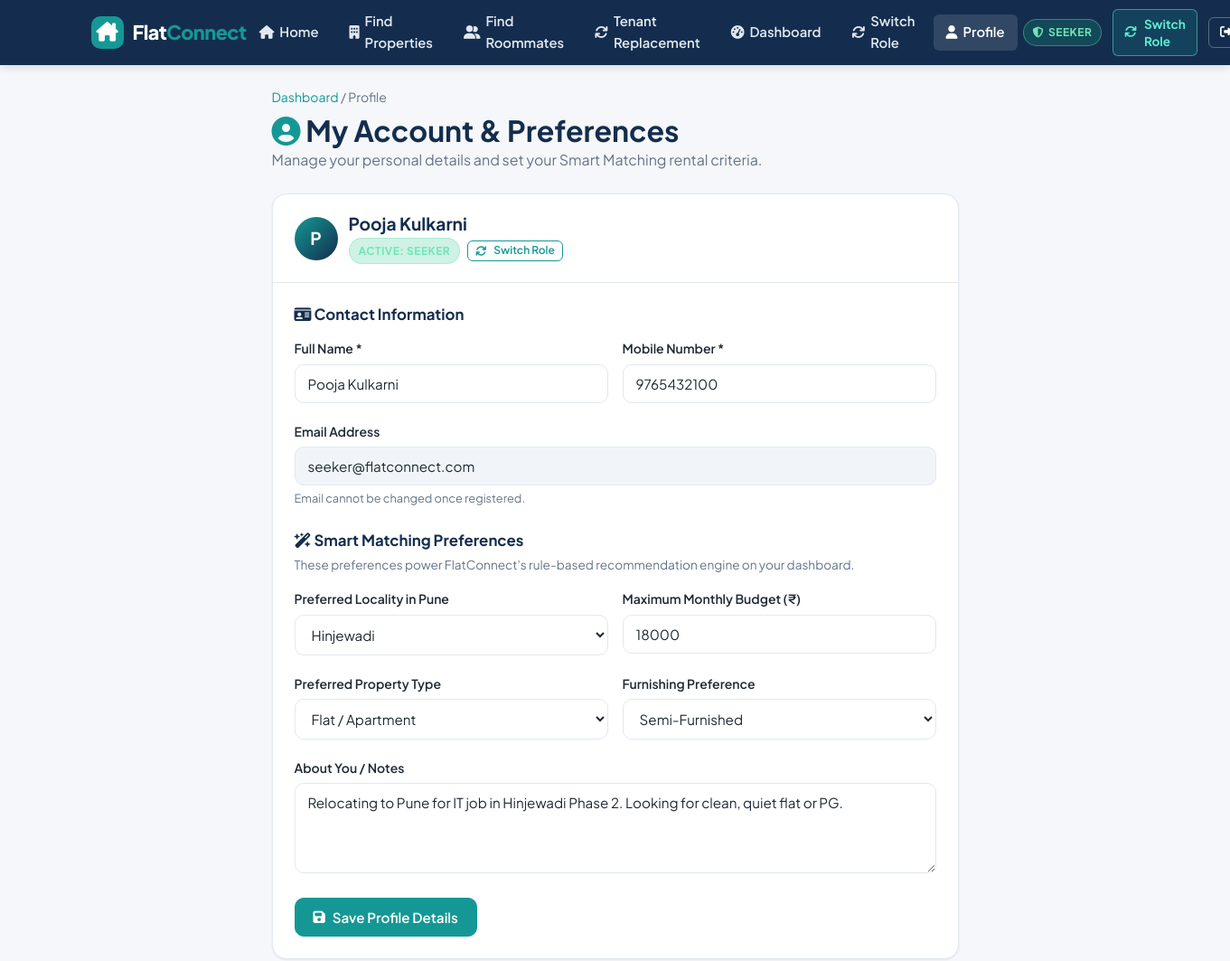
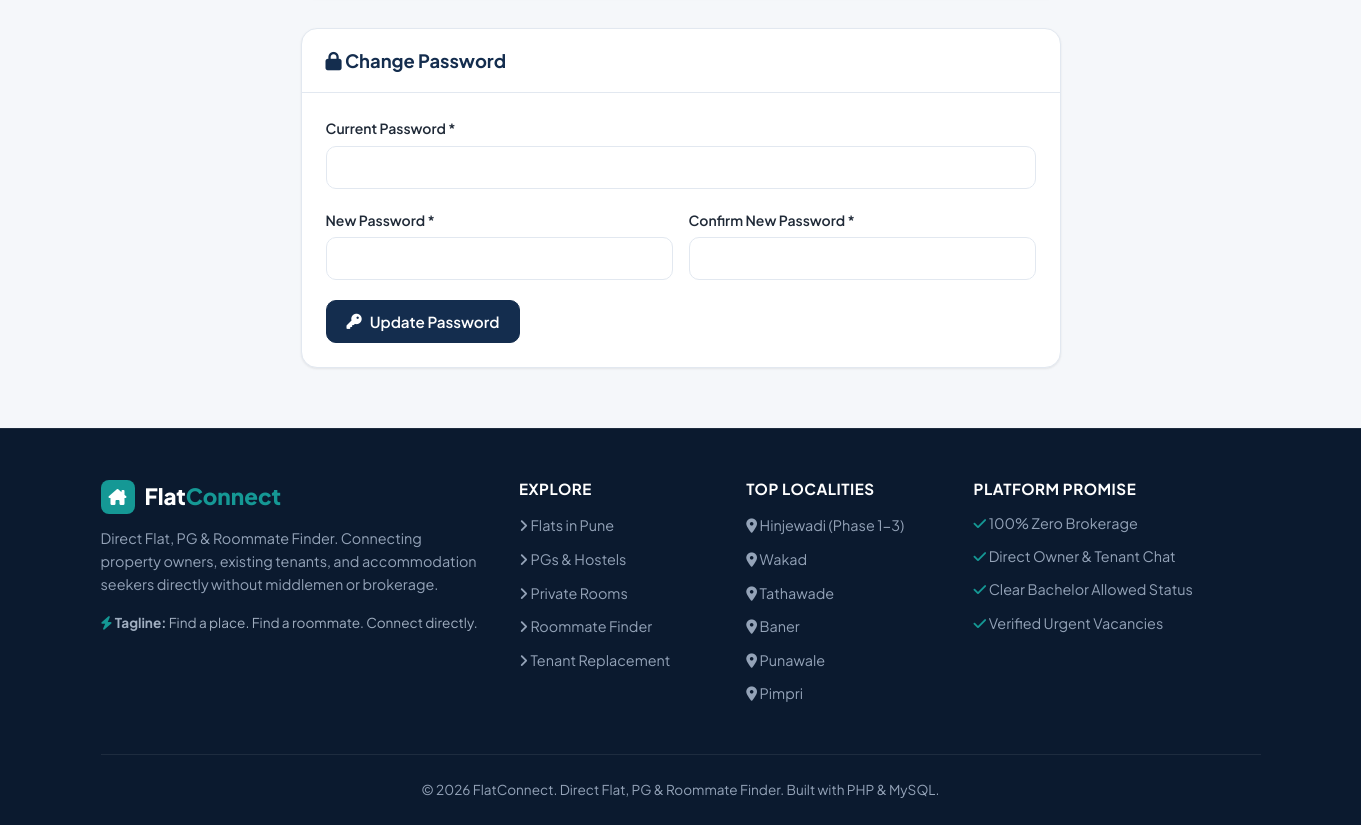
Screenshot of /profile.php (signed in) with the database file from the repository (2 pictures, top to bottom).
### tables this page shows
CREATE TABLE IF NOT EXISTS `users` (
    `id` INT AUTO_INCREMENT PRIMARY KEY,
    `name` VARCHAR(100) NOT NULL,
    `email` VARCHAR(100) NOT NULL UNIQUE,
    `mobile` VARCHAR(20) NOT NULL,
    `password` VARCHAR(255) NOT NULL,
    `role` ENUM('owner', 'tenant', 'seeker') NOT NULL DEFAULT 'seeker',
    `preferred_location` VARCHAR(100) DEFAULT NULL,
    `max_budget` INT DEFAULT NULL,
    `preferred_type` VARCHAR(50) DEFAULT NULL,
    `preferred_furnishing` VARCHAR(50) DEFAULT NULL,
    `bio` TEXT DEFAULT NULL,
    `created_at` TIMESTAMP DEFAULT CURRENT_TIMESTAMP
);

### includes/auth.php (called while the page is built, shortened)
<?php
function is_logged_in(): bool {
    return isset($_SESSION['user_id']) && !empty($_SESSION['user_id']);
}
function current_user(): ?array {
    return [
        'id'     => $_SESSION['user_id'],
        'name'   => $_SESSION['user_name'] ?? 'User',
        'email'  => $_SESSION['user_email'] ?? '',
        'role'   => $_SESSION['user_role'] ?? 'seeker',
        'mobile' => $_SESSION['user_mobile'] ?? ''
    ];
}
function get_dashboard_url(?string $role = null): string {
    switch ($role) {
        case 'seeker':
            return 'seeker-dashboard.php';
    }
}
function e(?string $string): string {
    return htmlspecialchars($string ?? '', ENT_QUOTES, 'UTF-8');
}

### profile.php (the view, shortened to what this page needs)
<?php
require_once __DIR__ . '/config/db.php';
require_once __DIR__ . '/includes/auth.php';
$user = current_user();
$stmt = $pdo->prepare("SELECT * FROM users WHERE id = ? LIMIT 1");
$stmt->execute([$user['id']]);
$user_data = $stmt->fetch();
include __DIR__ . '/includes/header.php';
include __DIR__ . '/includes/navbar.php';
?>
<main class="main-content">
    <div class="container container-sm">
        <div style="margin-bottom: 24px;">
            <div style="font-size: 0.875rem; color: var(--text-muted); margin-bottom: 6px;">
                <a href="<?php echo get_dashboard_url($user['role']); ?>">Dashboard</a> / <span>Profile</span>
            </div>
            <h1 style="font-size: 2rem;"><i class="fa-solid fa-user-circle" style="color: var(--secondary);"></i> My Account & Preferences</h1>
            <p class="text-muted">Manage your personal details and set your Smart Matching rental criteria.</p>
        </div>
        <div class="card" style="margin-bottom: 30px;">
            <div class="card-header">
                <div style="display:flex; align-items:center; gap:12px;">
                    <div class="avatar-circle" style="width:48px; height:48px; font-size:1.2rem;">
                        <?php echo strtoupper(substr($user_data['name'], 0, 1)); ?>
                    </div>
                    <div>
                        <h2 style="font-size: 1.2rem; margin: 0;"><?php echo e($user_data['name']); ?></h2>
                        <div style="display:flex; align-items:center; gap:8px; margin-top:4px;">
                            <span class="role-badge <?php echo e($user['role']); ?>">
                                Active: <?php echo ucfirst(e($user['role'])); ?>
                            </span>
                            <a href="choose-role.php" class="btn btn-outline-secondary btn-sm" style="padding: 2px 8px; font-size: 0.75rem;">
                                <i class="fa-solid fa-arrows-rotate"></i> Switch Role
                            </a>
                        </div>
                    </div>
                </div>
            </div>
            <div class="card-body">
                <form action="profile.php" method="POST">
                    <h3 style="font-size: 1.05rem; margin-bottom: 16px; color: var(--primary);"><i class="fa-solid fa-id-card"></i> Contact Information</h3>
                    <div class="form-row">
                        <div class="form-group">
                            <label for="name">Full Name *</label>
                            <input type="text" id="name" name="name" class="form-control" required value="<?php echo e($user_data['name']); ?>">
                        </div>
                        <div class="form-group">
                            <label for="mobile">Mobile Number *</label>
                            <input type="tel" id="mobile" name="mobile" class="form-control" required value="<?php echo e($user_data['mobile']); ?>">
                        </div>
                    </div>
                    <div class="form-group">
                        <label for="email">Email Address</label>
                        <input type="email" id="email" class="form-control" value="<?php echo e($user_data['email']); ?>" disabled style="background:#F1F5F9; cursor:not-allowed;">
                        <span class="form-help">Email cannot be changed once registered.</span>
                    </div>
                    <h3 style="font-size: 1.05rem; margin: 24px 0 16px; color: var(--primary);"><i class="fa-solid fa-wand-magic-sparkles"></i> Smart Matching Preferences</h3>
                    <p class="text-muted" style="font-size: 0.85rem; margin-top: -10px; margin-bottom: 16px;">
                        These preferences power FlatConnect's rule-based recommendation engine on your dashboard.
                    </p>
                    <div class="form-row">
                        <div class="form-group">
                            <label for="preferred_location">Preferred Locality in Pune</label>
                            <select name="preferred_location" id="preferred_location" class="form-control">
                                <option value="Hinjewadi" <?php echo ($user_data['preferred_location'] === 'Hinjewadi') ? 'selected' : ''; ?>>Hinjewadi</option>
                            </select>
                        </div>
                        <div class="form-group">
                            <label for="max_budget">Maximum Monthly Budget (₹)</label>
                            <input type="number" id="max_budget" name="max_budget" class="form-control" placeholder="e.g. 18000" step="1000" value="<?php echo e($user_data['max_budget']); ?>">
                        </div>
                    </div>
                    <div class="form-row">
                        <div class="form-group">
                            <label for="preferred_type">Preferred Property Type</label>
                            <select name="preferred_type" id="preferred_type" class="form-control">
                                <option value="Flat" <?php echo ($user_data['preferred_type'] === 'Flat') ? 'selected' : ''; ?>>Flat / Apartment</option>
                            </select>
                        </div>
                        <div class="form-group">
                            <label for="preferred_furnishing">Furnishing Preference</label>
                            <select name="preferred_furnishing" id="preferred_furnishing" class="form-control">
                                <option value="Semi-Furnished" <?php echo ($user_data['preferred_furnishing'] === 'Semi-Furnished') ? 'selected' : ''; ?>>Semi-Furnished</option>
                            </select>
                        </div>
                    </div>
                    <div class="form-group">
                        <label for="bio">About You / Notes</label>
                        <textarea id="bio" name="bio" class="form-control" rows="3" placeholder="Tell owners or prospective flatmates a little about your routine, college, or company..."><?php echo e($user_data['bio']); ?></textarea>
                    </div>
                    <button type="submit" class="btn btn-secondary">
                        <i class="fa-solid fa-floppy-disk"></i> Save Profile Details
                    </button>
                </form>
            </div>
        </div>
        <div class="card">
            <div class="card-header">
                <h2 style="font-size: 1.15rem;"><i class="fa-solid fa-lock"></i> Change Password</h2>
            </div>
            <div class="card-body">
                <form action="profile.php" method="POST">
                    <div class="form-group">
                        <label for="current_password">Current Password *</label>
                        <input type="password" id="current_password" name="current_password" class="form-control" required>
                    </div>
                    <div class="form-row">
                        <div class="form-group">
                            <label for="new_password">New Password *</label>
                            <input type="password" id="new_password" name="new_password" class="form-control" minlength="6" required>
                        </div>
                        <div class="form-group">
                            <label for="confirm_password">Confirm New Password *</label>
                            <input type="password" id="confirm_password" name="confirm_password" class="form-control" minlength="6" required>
                        </div>
                    </div>
                    <button type="submit" class="btn btn-primary">
                        <i class="fa-solid fa-key"></i> Update Password
                    </button>
                </form>
            </div>
        </div>
    </div>
</main>
<?php include __DIR__ . '/includes/footer.php'; ?>

### includes/navbar.php (shortened to what this page needs)
<?php
$logged_in = is_logged_in();
$user = current_user();
$current_page = basename($_SERVER['PHP_SELF']);
?>
<header class="navbar">
    <div class="container nav-container">
        <a href="<?php echo $logged_in ? 'home.php' : 'index.php'; ?>" class="nav-brand">
            <span class="brand-icon">
                <i class="fa-solid fa-house-chimney"></i>
            </span>
            <span>Flat<span class="brand-tag">Connect</span></span>
        </a>
        <nav class="nav-menu">
            <?php if ($logged_in): ?>
                <a href="home.php" class="nav-link <?php echo ($current_page === 'home.php') ? 'active' : ''; ?>">
                    <i class="fa-solid fa-house"></i> Home
                </a>
                <a href="properties.php" class="nav-link <?php echo ($current_page === 'properties.php' || $current_page === 'property-details.php') ? 'active' : ''; ?>">
                    <i class="fa-solid fa-building"></i> Find Properties
                </a>
                <a href="roommates.php" class="nav-link <?php echo ($current_page === 'roommates.php') ? 'active' : ''; ?>">
                    <i class="fa-solid fa-user-group"></i> Find Roommates
                </a>
                <a href="replacement.php" class="nav-link <?php echo ($current_page === 'replacement.php') ? 'active' : ''; ?>">
                    <i class="fa-solid fa-arrows-rotate"></i> Tenant Replacement
                </a>
                <a href="<?php echo get_dashboard_url($user['role']); ?>" class="nav-link <?php echo (strpos($current_page, 'dashboard') !== false) ? 'active' : ''; ?>">
                    <i class="fa-solid fa-gauge-high"></i> Dashboard
                </a>
                <a href="choose-role.php" class="nav-link <?php echo ($current_page === 'choose-role.php') ? 'active' : ''; ?>">
                    <i class="fa-solid fa-arrows-rotate"></i> Switch Role
                </a>
                <a href="profile.php" class="nav-link <?php echo ($current_page === 'profile.php') ? 'active' : ''; ?>">
                    <i class="fa-solid fa-user"></i> Profile
                </a>
                <div class="nav-actions">
                    <span class="role-badge <?php echo e($user['role']); ?>">
                        <i class="fa-solid fa-shield-halved"></i> <?php echo ucfirst(e($user['role'])); ?>
                    </span>
                    <a href="choose-role.php" class="btn btn-sm btn-outline-secondary" style="background: rgba(21, 152, 149, 0.2); color: #5EEAD4; border-color: rgba(94, 234, 212, 0.5); font-weight:700;" title="Switch your active role">
                        <i class="fa-solid fa-arrows-rotate"></i> Switch Role
                    </a>
                    <a href="logout.php" class="btn btn-sm btn-outline" style="color: #FFFFFF; border-color: rgba(255,255,255,0.3);" title="Log out of FlatConnect">
                        <i class="fa-solid fa-right-from-bracket"></i> Logout
                    </a>
                </div>
            <?php else: ?>
                <a href="index.php" class="btn btn-secondary btn-sm">
                    <i class="fa-solid fa-right-to-bracket"></i> Login / Register
                </a>
            <?php endif; ?>
        </nav>
    </div>
</header>

### rows the page displays
users: role "SEEKER", name "P", name "Pooja Kulkarni", mobile "9765432100", email "seeker@flatconnect.com", preferred_location "Hinjewadi", max_budget "18000", preferred_type "Flat / Apartment", preferred_furnishing "Semi-Furnished", bio "Relocating to Pune for IT job in Hinjewadi Phase 2. Looking for clean, quiet flat or PG."
